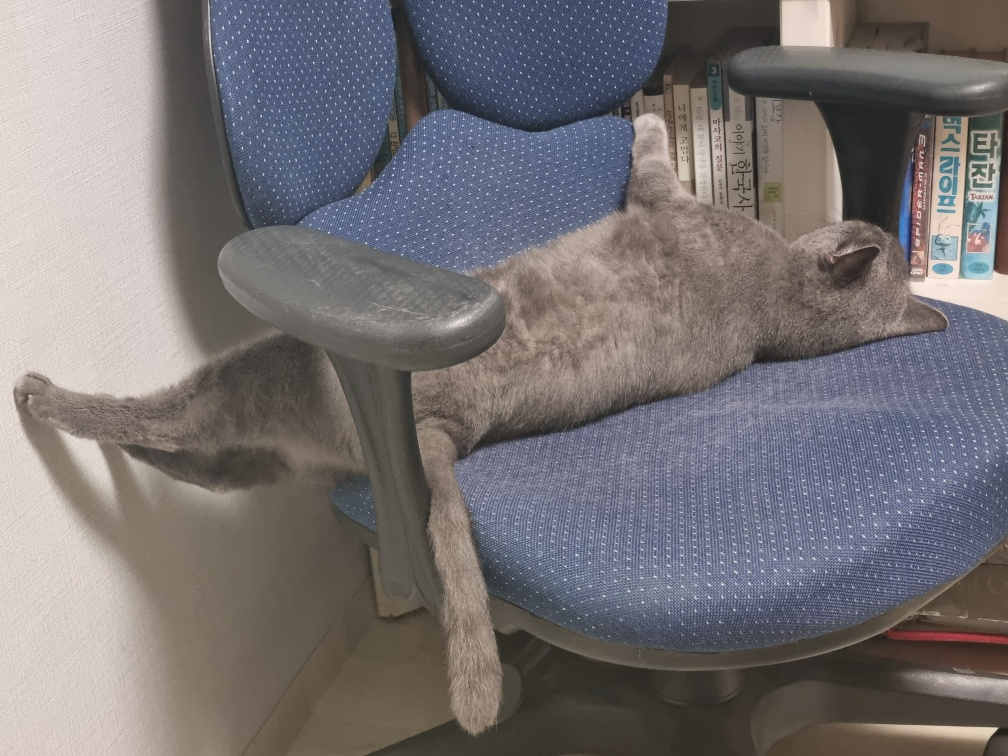
#> input picture pack02/cat.jpg, 1008 x 756 px
$ python module4_opencv.py
#> lines starting #> are read from the running program, lines starting #| are printed output that depends on the picture
# opencv(Computer vision) : 이미지/영상/동영상 처리에 사용할 수 있는 오픈 소스 라이브러리
# pip install opencv-python
import cv2
# print(cv2.__version__)

# 이미지 읽기
img1 = cv2.imread('./cat.jpg')
#> img1 is the input picture: shape (756, 1008, 3); mean B, G, R 116.2, 114.3, 118.6
print(type(img1))
#| <class 'numpy.ndarray'>
# img1 = cv2.imread('./cat.jpg', cv2.IMREAD_COLOR) # 채널(channel) : 3 (R,G,B)
img1 = cv2.imread('./cat.jpg', cv2.IMREAD_REDUCED_COLOR_4)
#> img1: shape (189, 252, 3)
cv2.imshow('image test', img1)
cv2.waitKey()
cv2.destroyAllWindows()


# 이미지를 다른 이름으로 저장
cv2.imwrite('./cat1.jpg', img1)
# 이미지 크기 조정
img2 =cv2.resize(img1,(500,300), interpolation=cv2.INTER_AREA)
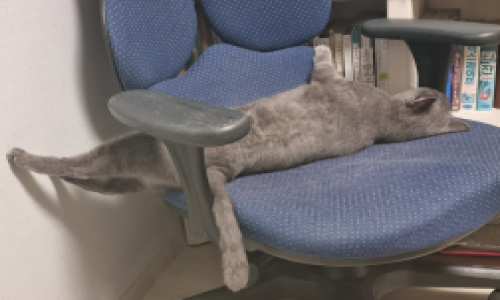
#> img2: shape (300, 500, 3); mean B, G, R 116.1, 114.3, 118.6
cv2.imwrite('./cat2.jpg', img2)

# 이미지 상하좌우 대칭 (Flip)
# a = cv2.imshow('image rotation', cv2.flip(img1, flipCode=0)) 이미지 뒤집기
a = cv2.imshow('image rotation', cv2.flip(img1, flipCode=1)) # 좌우대칭
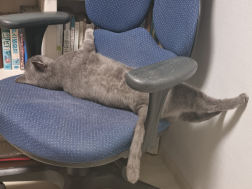
#> window 'image rotation': shape (189, 252, 3); mean B, G, R 116.2, 114.3, 118.6
cv2.waitKey()
cv2.destroyAllWindows()

# 이미지 처리 라이브러리 : pilloe(PIL), Matplotlib ....
